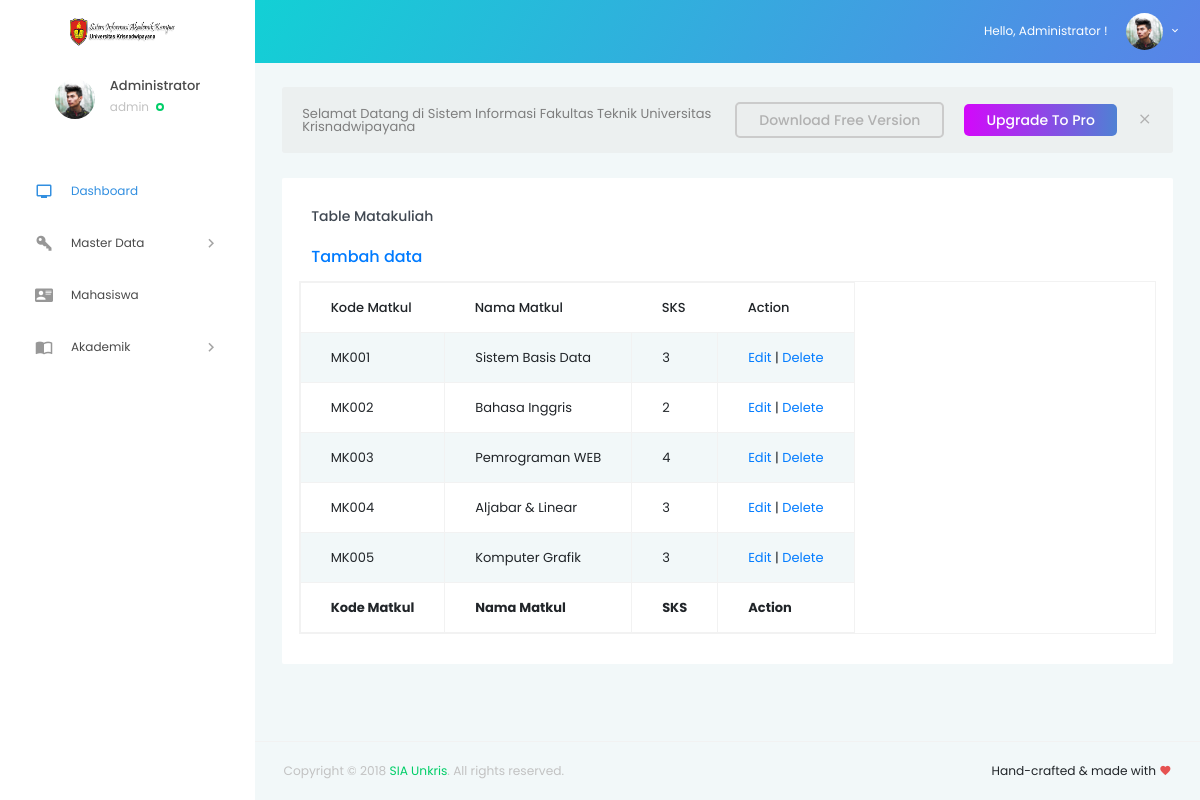
Before: /matakuliah/index.php (signed in) with the older database file.
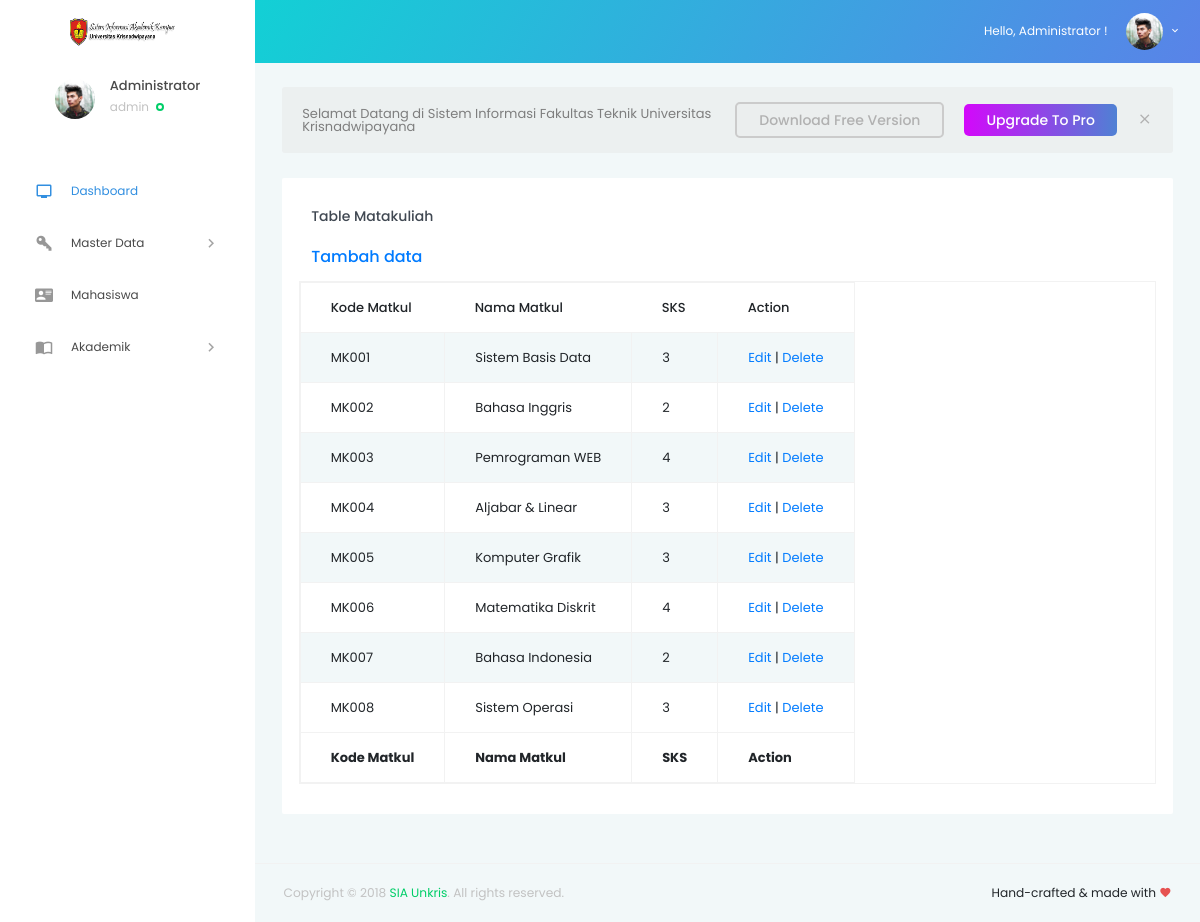
After: the same page with the newer database file.
### tables this page shows
CREATE TABLE `mata_kuliah` (
  `kode_matkul` varchar(255) NOT NULL,
  `nama_matkul` char(255) NOT NULL,
  `sks` int(11) NOT NULL
);

### matakuliah/index.php (the view, shortened to what this page needs)
<!DOCTYPE html>
<html lang="en">
<head>
  <link rel="stylesheet" href="../vendors/iconfonts/mdi/css/materialdesignicons.min.css">
  <link rel="stylesheet" href="../vendors/css/vendor.bundle.base.css">
  <link rel="stylesheet" href="../vendors/css/vendor.bundle.addons.css">
  <link rel="stylesheet" href="../public/css/style.css">
</head>
<body>
  <div class="container-scroller">
      <?php require "../partials/_navbar.php"; ?>
    <div class="container-fluid page-body-wrapper">
      <?php require "../partials/_sidebar.php"; ?>
      <div class="main-panel">
        <div class="content-wrapper">
          <div class="row purchace-popup">
            <div class="col-12">
              <span class="d-block d-md-flex align-items-center">
                <p>Selamat Datang di Sistem Informasi Fakultas Teknik Universitas Krisnadwipayana</p>
                <a class="btn ml-auto download-button d-none d-md-block" href="https://github.com/BootstrapDash/StarAdmin-Free-Bootstrap-Admin-Template" target="_blank">Download Free Version</a>
                <a class="btn purchase-button mt-4 mt-md-0" href="https://www.bootstrapdash.com/product/star-admin-pro/" target="_blank">Upgrade To Pro</a>
                <i class="mdi mdi-close popup-dismiss d-none d-md-block"></i>
              </span>
            </div>
          </div>
          <div class="row">
        <div class="col-lg-12 grid-margin stretch-card">
          <div class="card">
            <div class="card-body">
              <h4 class="card-title">Table Matakuliah</h4>
              <h5 class="card-description">
                <a href="input.php">Tambah data</a>
              </h5>
				  <div class="m-form m-form--label-align-right m--margin-top-20 m--margin-bottom-30">
          <div class="row">
          <?php
          $sql = 'SELECT * FROM mata_kuliah';
          $query = mysqli_query($conn, $sql);
          echo '<table id="example" class="table table-striped table-bordered table-responsive" style="width:100%">
            <thead>
            <tr>
                <th>Kode Matkul</th>
                <th>Nama Matkul</th>
                <th>SKS</th>
								<th>Action</th>
            </tr>
            </thead>
                <tbody>';
                      while ($row = mysqli_fetch_array($query)) {
                        echo "<tr>";
                        echo "<td>".$row['kode_matkul']."</td>";
                        echo "<td>".$row['nama_matkul']."</td>";
                        echo "<td>".$row['sks']."</td>";
                        echo "<td align='center'><a href='form-edit.php?kode_matkul=$row[kode_matkul]'>Edit</a> | <a href='delete.php?kode_matkul=$row[kode_matkul]'>Delete</a></td></tr>";
                      }
                      echo '
              </tbody>
              <tfoot>
                <tr>
                <th>Kode Matkul</th>
                <th>Nama Matkul</th>
                <th>SKS</th>
								<th>Action</th>
                </tr>
            </tfoot>
            </table>';
                      ?>
                  </div>
                  </div>
                </div>
              </div>
            </div>
        </div>
        </div>
        <?php require "../partials/_fotter.php"; ?>
      </div>
    </div>
  </div>
</body>
</html>

Changed rows visible on the page:
added mata_kuliah: kode_matkul "MK006", nama_matkul "Matematika Diskrit", sks "4"
added mata_kuliah: kode_matkul "MK007", nama_matkul "Bahasa Indonesia", sks "2"
added mata_kuliah: kode_matkul "MK008", nama_matkul "Sistem Operasi", sks "3"
